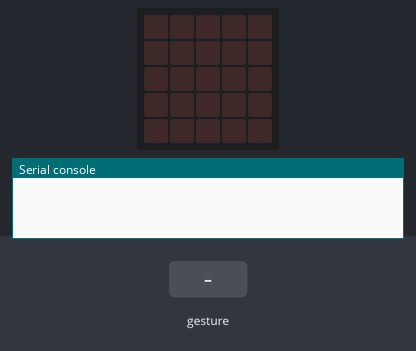
Recording of a program running on a simulated BBC micro:bit (MakeCode). Shown: the board's 5×5 LED display, the last lines printed to the serial console. The test bench sets the inputs (shaded band). Random numbers come from a fixed seed; no radio messages arrive unless stated (any console line starting 'radio sent:' is added by the test bench); a tilt is held for 1.5 s and a shake lasts 1 s, then the board lies face up again; the 48×5 strip is a reading aid, not a part: it shows the text the display is scrolling, unrolled, one strip-width of it at a time.

Above: at 1.2 s.
1.3 s: gesture 'shake'
At 2.1 s:
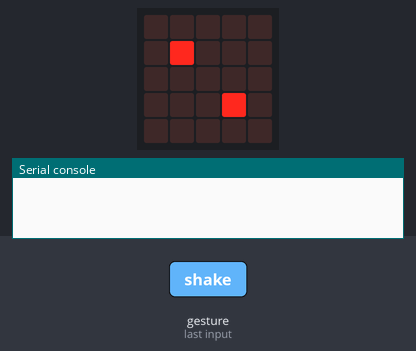
3.0 s: gesture 'shake'
At 4.8 s:
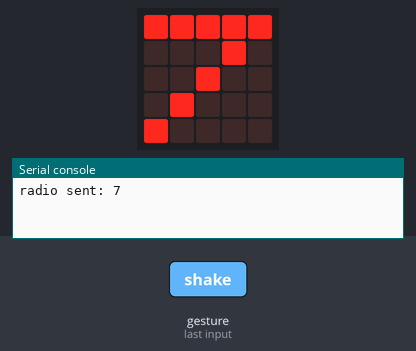
5.1 s: gesture 'shake'
At 6.5 s:
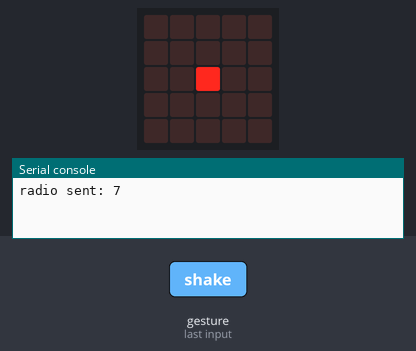
6.8 s: gesture 'shake'
At 7.2 s:
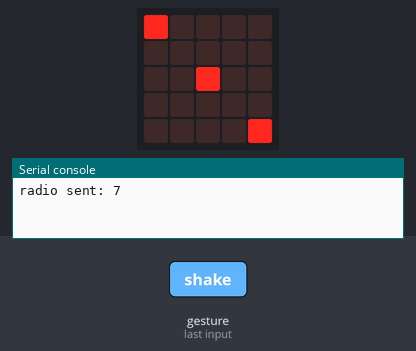
Timing chart, 0 to 9.8 s (numbered marks = the images above; inputs shaded):
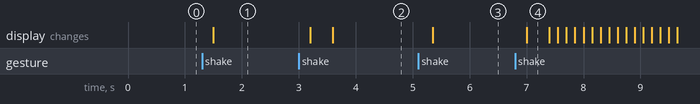

The program:

main.ts
```typescript
radio.onReceivedNumber(function (receivedNumber) {
    contador += 1
    while (contador != jugadores) {
        suma += receivedNumber
    }
    if (juego == 0) {
        radio.setGroup(canal_envío)
        radio.sendNumber(suma)
        juego = 1
    }
})
input.onGesture(Gesture.Shake, function () {
    valor = randint(1, 6)
    if (valor == 1) {
        basic.showLeds(`
            . . . . .
            . . . . .
            . . # . .
            . . . . .
            . . . . .
            `)
    } else if (valor == 2) {
        basic.showLeds(`
            . . . . .
            . # . . .
            . . . . .
            . . . # .
            . . . . .
            `)
    } else if (valor == 3) {
        basic.showLeds(`
            # . . . .
            . . . . .
            . . # . .
            . . . . .
            . . . . #
            `)
    } else if (valor == 4) {
        basic.showLeds(`
            # . . . #
            . . . . .
            . . . . .
            . . . . .
            # . . . #
            `)
    } else if (valor == 5) {
        basic.showLeds(`
            # . . . #
            . . . . .
            . . # . .
            . . . . .
            # . . . #
            `)
    } else if (valor == 6) {
        basic.showLeds(`
            . # . # .
            . . . . .
            . # . # .
            . . . . .
            . # . # .
            `)
    }
    suma_mia += valor
    tirada += 1
    if (tirada == 2) {
        final_tirada()
        tirada = 0
    }
})
function final_tirada () {
    basic.showNumber(suma_mia)
    suma += suma_mia
    radio.sendNumber(suma_mia)
    basic.pause(1000)
}
let suma = 0
let contador = 0
let juego = 0
let suma_mia = 0
let valor = 0
let tirada = 0
let canal_envío = 0
let jugadores = 0
jugadores = 5
let nuestro_canal = 1
canal_envío = 2
let canal_recepción = canal_envío
radio.setGroup(nuestro_canal)
tirada = 0
valor = 0
suma_mia = 0
juego = 0
contador = 1
suma = 0
```

test.ts
```typescript
// aquí va el archivo "tests"; esto no se compilará cuando este paquete se utilice como una extensión.
```

Measured:
- after the input at 1.3 s, the display: changes after 0.20 s (image 1)
- after the input at 3.0 s, the display: first changes after 0.20 s (image 2 shows a later state)
- after the input at 5.1 s, the display: changes after 0.25 s (image 3)
- after the input at 6.8 s, the display: changes after 0.20 s (image 4)
- what the display in image 4 shows lasts 0.4 s, from 7.0 s to 7.4 s
